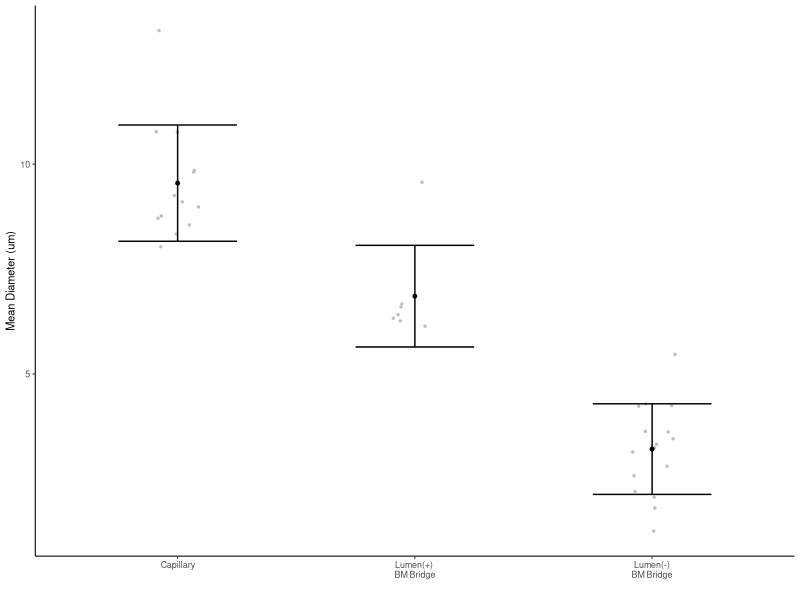
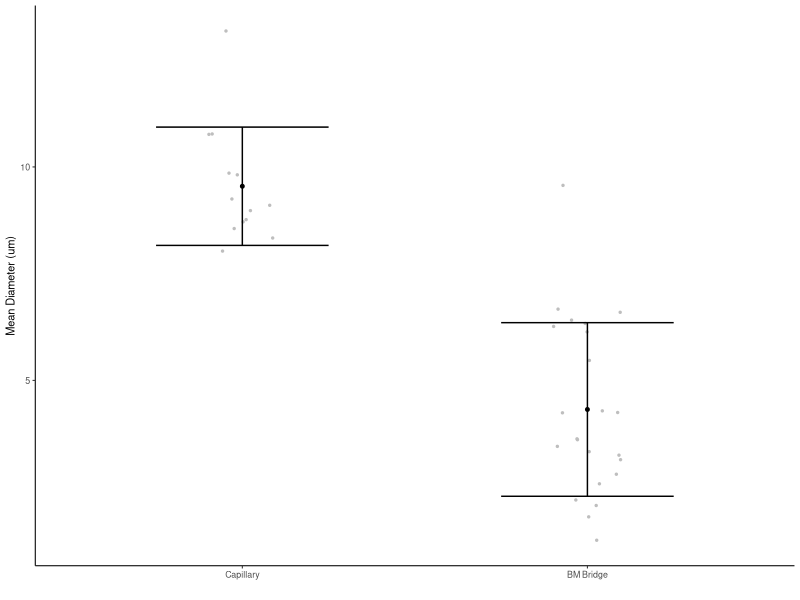

The R source for these figures, in order:


library(ggplot2)
library(dplyr)
library(forcats)
library(cowplot)

diam_df <- read.csv(file = 'diam_output.csv')
diam_df$group <- as.factor(diam_df$group)
diam_df$group <- recode(diam_df$group, "AC Lumen(-)" = "Lumen(-)\nBM Bridge", 
                         "AC Lumen(+)" = "Lumen(+) \nBM Bridge", 'Vessel' = "Capillary")



# Get standard deviation and mean for error bars
diam_mean_df <- diam_df %>% group_by(group) %>% summarize(mean = mean(mean_diam_um), sd = sd(mean_diam_um))



p1 <- ggplot(data=diam_df,aes(x=group, y = mean_diam_um)) + 
  geom_jitter(width=0.1, color = "grey", size = 0.5) +  
  geom_point(data = diam_mean_df, aes(x = group, y=mean), size = 1) +
  geom_errorbar(data = diam_mean_df, aes(x = group,ymin = mean - sd, ymax = mean + sd),
                inherit.aes = FALSE,width = 0.5)+
  theme_classic(base_size=8) + theme(legend.position="none") +
  scale_x_discrete(limits = rev(levels(diam_df$group))) +
  xlab("") + ylab("Mean Diameter (um)") #+ coord_cartesian(ylim=c(0,20))
print(p1)

save_plot("Three groups.tiff",
           p1, ncol = 1, nrow = 1, base_asp = 3, dpi = 600,  
           base_height = 2, base_width =2)


diam_df2 <-diam_df;
diam_df2$group <- recode(diam_df2$group, "Lumen(-)\nBM Bridge" = "BM Bridge", 
                         "Lumen(+) \nBM Bridge" = "BM Bridge")

# Get standard deviation and mean for error bars
diam_mean_df2 <- diam_df2 %>% group_by(group) %>% summarize(mean = mean(mean_diam_um), sd = sd(mean_diam_um))



t.test(subset(diam_df2, group=="BM Bridge")$mean_diam_um,subset(diam_df2, group=="Capillary")$mean_diam_um)

p2 <- ggplot(data=diam_df2,aes(x=group, y = mean_diam_um)) + 
  geom_jitter(width=0.1,color="grey", size = 0.5) +  
  geom_point(data = diam_mean_df2, aes(x = group, y=mean), size = 1) +
  geom_errorbar(data = diam_mean_df2, aes(x = group,ymin = mean - sd, ymax = mean + sd),
                inherit.aes = FALSE,width = 0.5)+
  theme_classic(base_size=8) + theme(legend.position="none") +
  scale_x_discrete(limits = rev(levels(diam_df2$group))) + 
  xlab("") + ylab("Mean Diameter (um)") #+ coord_cartesian(ylim=c(0,20))
print(p2)

save_plot("Two groups.tiff",
          p2, ncol = 1, nrow = 1, base_asp = 3, dpi = 600,  
          base_height = 2, base_width =2)


  

